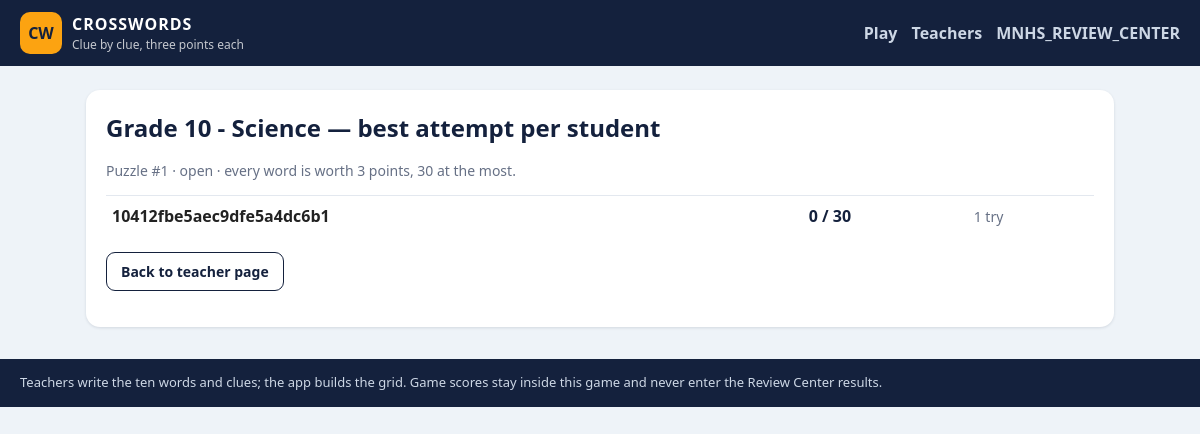
The app's page /games/crossword/scores/1 (signed in) with its own data.
### tables this page shows
CREATE TABLE cw_puzzles(
    id INTEGER PRIMARY KEY,
    title TEXT NOT NULL,
    status TEXT NOT NULL DEFAULT 'open',
    time_limit INTEGER NOT NULL DEFAULT 900,
    seed INTEGER NOT NULL DEFAULT 0,
    rows INTEGER NOT NULL DEFAULT 0,
    cols INTEGER NOT NULL DEFAULT 0,
    grid TEXT NOT NULL DEFAULT '[]',
    placements TEXT NOT NULL DEFAULT '[]',
    created_by TEXT NOT NULL DEFAULT '',
    created TEXT NOT NULL,
    closed TEXT
);

### Crosswords/app.py (the view)
@bp.route("/scores/<int:pid>")
def scores(pid):
    if not admin_allowed():
        return render_template("cw_closed.html"), 403
    puzzle = fetch_puzzle(pid)
    if not puzzle:
        abort(404)
    rows = many(
        "SELECT COALESCE(NULLIF(account,''), token) key, MAX(student) student,"
        " MAX(grade) grade, MAX(section) section, MAX(score) best,"
        " COUNT(*) tries, SUM(CASE WHEN finished IS NULL THEN 1 ELSE 0 END) live"
        " FROM cw_attempts WHERE puzzle_id=? AND finished IS NOT NULL"
        " GROUP BY COALESCE(NULLIF(account,''), token) ORDER BY best DESC, MAX(finished)",
        (pid,))
    return render_template("cw_scores.html", puzzle=puzzle, rows=rows,
                           max_points=MAX_POINTS)

### Crosswords/app.py (called while the page is built)
def db():
    conn = getattr(_thread, "conn", None)
    if conn is None:
        conn = sqlite3.connect(DB, check_same_thread=False, timeout=20)
        conn.row_factory = sqlite3.Row
        _thread.conn = conn
    return conn

def one(sql, args=()):
    return db().execute(sql, args).fetchone()

def many(sql, args=()):
    return db().execute(sql, args).fetchall()

def admin_allowed():
    if is_admin is None:
        return True
    return bool(is_admin())

def puzzle_data(row):
    return {
        "id": row["id"],
        "title": row["title"],
        "status": row["status"],
        "time_limit": row["time_limit"],
        "rows": row["rows"],
        "cols": row["cols"],
        "grid": json.loads(row["grid"]),
        "placements": json.loads(row["placements"]),
        "created_by": row["created_by"],
        "created": row["created"],
    }

def fetch_puzzle(pid):
    row = one("SELECT * FROM cw_puzzles WHERE id=?", (pid,))
    return puzzle_data(row) if row else None

@bp.context_processor
def ctx():
    return {"back_url": current_app.config.get("CROSSWORDS_BACK_URL"),
            "game_name": "Crosswords",
            "words_per_puzzle": WORDS_PER_PUZZLE,
            "points_per_word": POINTS_PER_WORD,
            "max_points": MAX_POINTS}

### app.py (called while the page is built)
def admin_db_cache(key, query):
    global _ADMIN_DB_CACHE_AT
    now = time.time()
    if now - _ADMIN_DB_CACHE_AT >= 1.0:
        _ADMIN_DB_CACHE.clear()
        _ADMIN_DB_CACHE_AT = now
    if key not in _ADMIN_DB_CACHE:
        _ADMIN_DB_CACHE[key] = query()
    return _ADMIN_DB_CACHE[key]

def normalize_caps(values):
    out = []
    for value in values or []:
        if not str(value).strip():
            continue
        key = str(value).strip().lower().replace('-', '_')
        for canonical, spellings in CAPABILITY_ALIASES.items():
            if key in spellings or key == canonical.replace('_', ' '):
                key = canonical
                break
        if key not in out:
            out.append(key)
    return out

def caps_match(want, caps):
    wanted = normalize_caps([want])
    return bool(wanted) and wanted[0] in normalize_caps(caps)

def cap_label(capability):
    folded = normalize_caps([capability])
    if not folded:
        return ''
    return CAP_LABELS.get(folded[0], folded[0].replace('_', ' '))

def roles_for(level):
    if not level:
        return []
    key = LEGACY_LEVEL_KEYS.get(level, level)
    caps = normalize_caps(admin_levels().get(key))
    return caps or level_caps(key)

### Crosswords/templates/cw_scores.html (shortened to what this page needs)
{% extends "cw_base.html" %}
{% block body %}
<section class="card">
  <h2>{{ puzzle.title }} &mdash; best attempt per student</h2>
  <p class="muted">Puzzle #{{ puzzle.id }} &middot; {{ puzzle.status }} &middot;
    every word is worth {{ points_per_word }} points, {{ max_points }} at the most.</p>
  <table class="roster">
    {% for r in rows %}
    <tr>
      <td><b>{{ r.student or r.key }}</b>
        {% if r.grade %}<span class="muted">{{ r.grade }} {% if r.section %}{{ r.section }}{% endif %}</span>{% endif %}</td>
      <td class="num">{{ r.best }} / {{ max_points }}</td>
      <td class="muted">{{ r.tries }} {{ 'try' if r.tries == 1 else 'tries' }}</td>
    </tr>
    {% endfor %}
  </table>
  <p class="row"><a class="btn" href="{{ url_for('crossword.manage') }}">Back to teacher page</a></p>
</section>
{% endblock %}

### Crosswords/static/crossword.css (style rules this page uses)
* { box-sizing: border-box; }
body { margin: 0; background: #eef3f8; color: #222; font: 16px/1.5 "Segoe UI", Roboto, Helvetica, Arial, sans-serif; }
.card { background: #fff; border-radius: 14px; padding: 20px; margin-bottom: 20px; box-shadow: 0 1px 3px rgba(20, 33, 61, .12); }
h2 { margin: 0 0 8px; color: #14213d; }
.muted { color: #667085; font-size: 14px; }
.row { display: flex; gap: 10px; align-items: end; }
.btn { display: inline-block; border: 1px solid #14213d; background: #fff; color: #14213d; border-radius: 9px; padding: 8px 14px; font-weight: 600; font-size: 14px; text-decoration: none; cursor: pointer; }
.roster { width: 100%; border-collapse: collapse; }
.roster td { border-top: 1px solid #e3e8ef; padding: 8px 6px; }
.roster .num { font-weight: 800; color: #14213d; }

### records on screen
cw_puzzles: title "Grade 10 - Science", id "1", status "open"

### other values on screen
{{ points_per_word }} "3"
{{ max_points }} "30"
{{ r.student or r.key }} "10412fbe5aec9dfe5a4dc6b1"
{{ r.best }} "0"
{{ r.tries }} "1"
{{ 'try' if r.tries == 1 else 'tries' }} "try"
